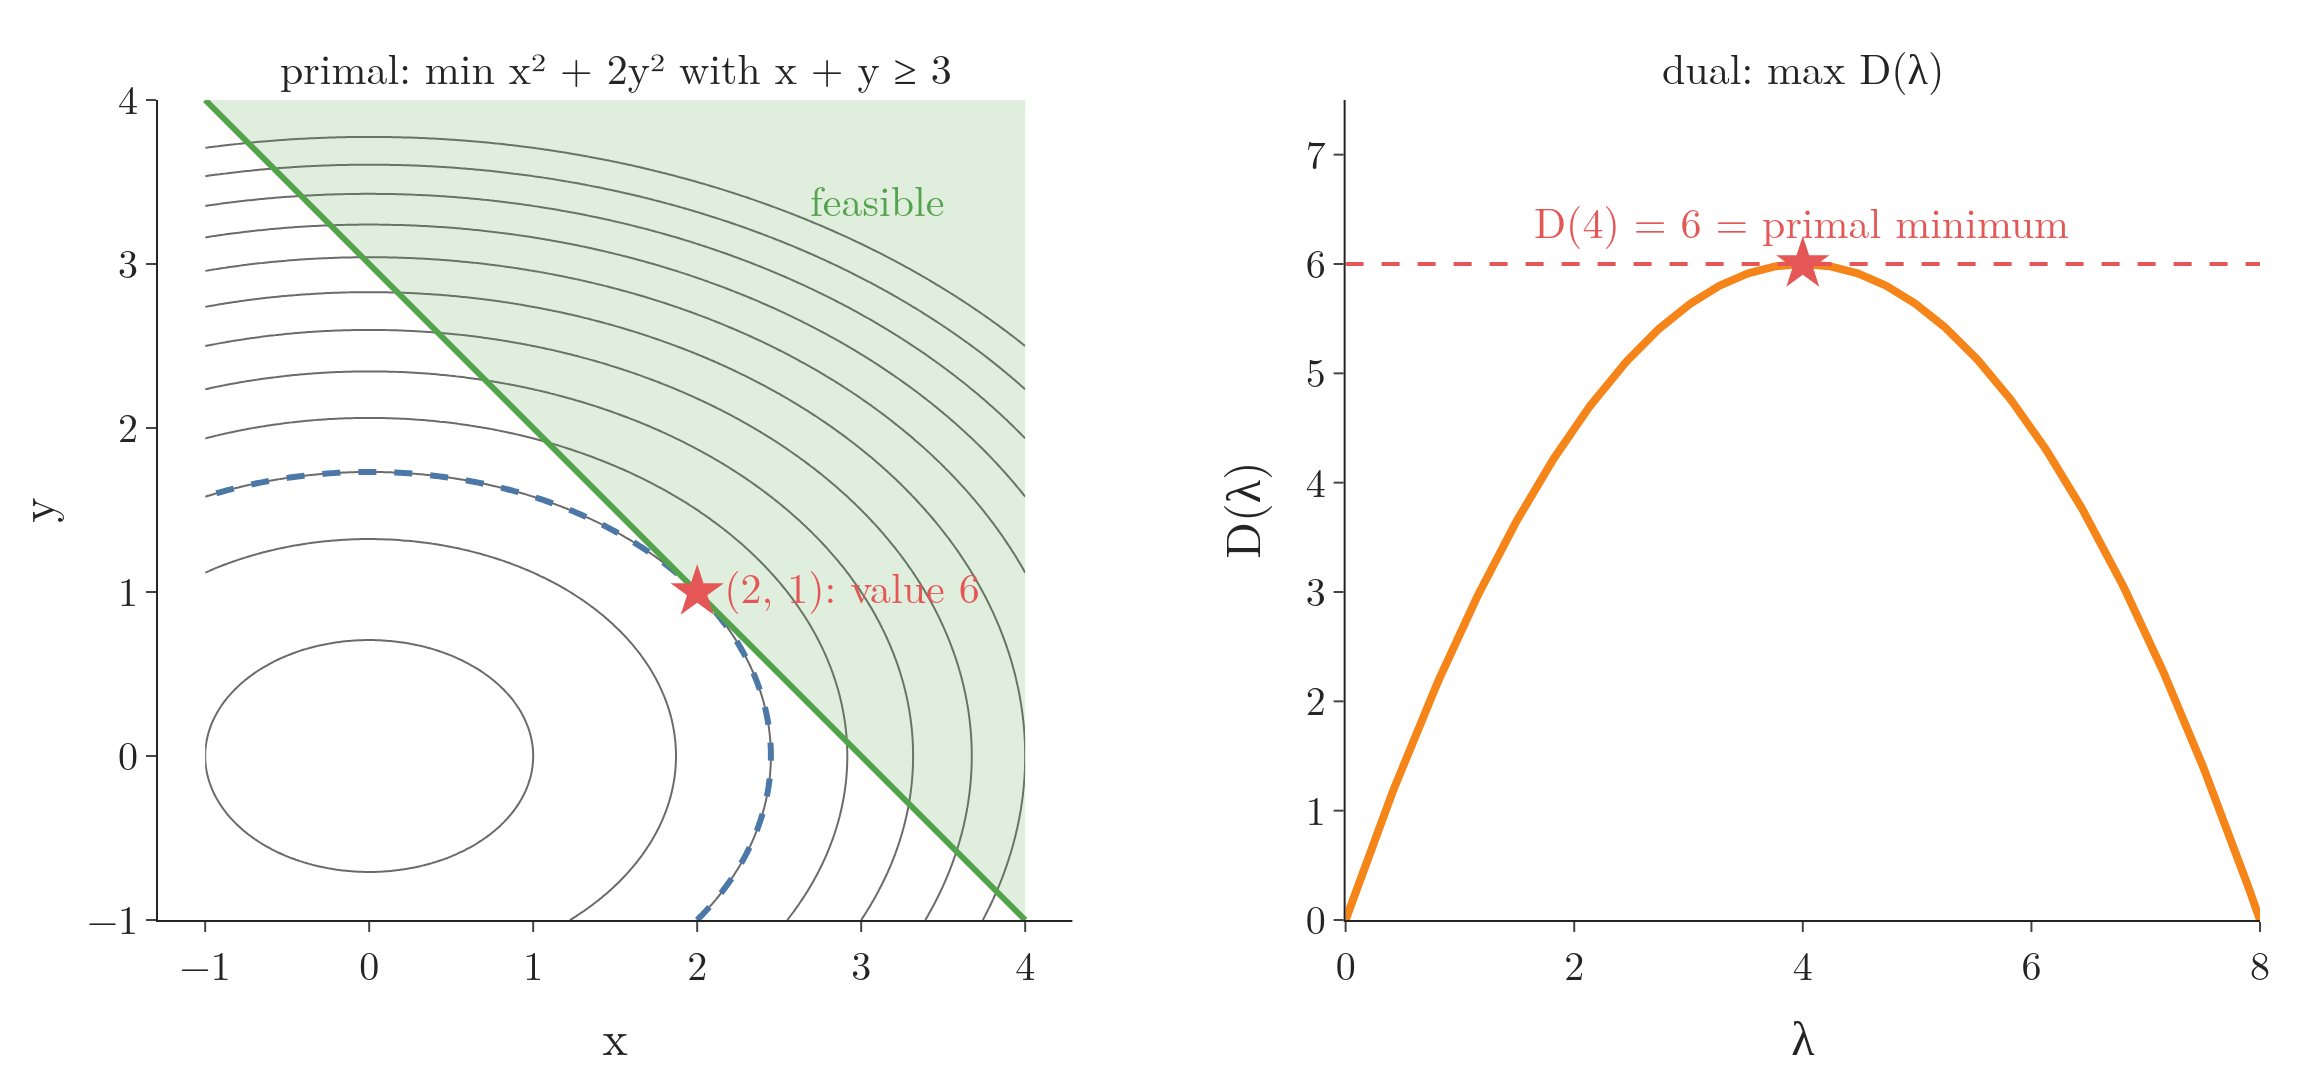

Python code for this plot:
"""The convex problem of the Lagrange multipliers Note (Plotly). Left: contours of x^2 + 2y^2 and the feasible half-plane
x + y >= 3; the lowest feasible point is (2, 1) with value 6. Right: the dual function D(lambda) = 3 lambda - 3 lambda^2/8
peaks at lambda = 4 with D(4) = 6, the same height: strong duality."""
from pathlib import Path

import numpy as np
import plotly.graph_objects as go
from plotly.subplots import make_subplots
from scipy import optimize

HERE = Path(__file__).parent
BLUE, ORANGE, GREEN, RED, GREY = "#4C78A8", "#F58518", "#54A24B", "#E45756", "#6B6B6B"
f = lambda x, y: x ** 2 + 2 * y ** 2
D = lambda l: 3 * l - 3 * l ** 2 / 8
res = optimize.minimize(lambda p: f(*p), [3, 3], constraints=[{"type": "ineq", "fun": lambda p: p[0] + p[1] - 3}])
assert np.allclose(res.x, [2, 1], atol=1e-4) and abs(res.fun - 6) < 1e-6 and D(4) == 6
lam = np.linspace(0, 8, 400)
assert abs(lam[D(lam).argmax()] - 4) < 0.02

fig = make_subplots(rows=1, cols=2, horizontal_spacing=0.13,
                    subplot_titles=("primal: min x² + 2y² with x + y ≥ 3", "dual: max D(λ)"))
g = np.linspace(-1, 4, 200)
X, Y = np.meshgrid(g, g)
fig.add_trace(go.Contour(x=g, y=g, z=f(X, Y), showscale=False, colorscale=[[0, GREY], [1, GREY]],
                         contours=dict(start=1, end=30, size=2.5, coloring="lines"), line=dict(width=1)), 1, 1)
fig.add_trace(go.Scatter(x=[3 - 4, 4, 4, -1], y=[4, -1, 4, 4], fill="toself", mode="none",
                         fillcolor="rgba(84,162,75,0.18)"), 1, 1)
fig.add_trace(go.Scatter(x=[-1, 4], y=[4, -1], mode="lines", line=dict(color=GREEN, width=3)), 1, 1)
fig.add_trace(go.Contour(x=g, y=g, z=f(X, Y), showscale=False, contours=dict(start=6, end=6, size=1, coloring="none"),
                         line=dict(color=BLUE, width=3, dash="dash")), 1, 1)
fig.add_trace(go.Scatter(x=[2], y=[1], mode="markers+text", text=["(2, 1): value 6"], textposition="middle right",
                         textfont=dict(size=21, color=RED), marker=dict(symbol="star", size=20, color=RED)), 1, 1)
fig.add_annotation(x=3.1, y=3.4, text="feasible", showarrow=False, font=dict(color=GREEN, size=20), row=1, col=1)
fig.add_trace(go.Scatter(x=lam, y=D(lam), mode="lines", line=dict(color=ORANGE, width=4)), 1, 2)
fig.add_trace(go.Scatter(x=[0, 8], y=[6, 6], mode="lines", line=dict(color=RED, width=2, dash="dash")), 1, 2)
fig.add_trace(go.Scatter(x=[4], y=[6], mode="markers", marker=dict(symbol="star", size=20, color=RED)), 1, 2)
fig.add_annotation(x=4, y=6, text="D(4) = 6 = primal minimum", yshift=22, showarrow=False, font=dict(color=RED, size=19),
                   row=1, col=2)
fig.update_xaxes(title_text="x", range=[-1, 4], row=1, col=1)
fig.update_yaxes(title_text="y", range=[-1, 4], scaleanchor="x", row=1, col=1)
fig.update_xaxes(title_text="λ", row=1, col=2)
fig.update_yaxes(title_text="D(λ)", range=[0, 7.5], row=1, col=2)
fig.update_layout(template="simple_white", width=1150, height=540, showlegend=False,
                  font=dict(family="Latin Modern Roman", size=20), margin=dict(l=60, r=20, t=50, b=60))
fig.update_annotations(font_size=21)
fig.write_image(HERE / "primal_dual.png", scale=2)
fig.write_image(HERE / "primal_dual.pdf")
